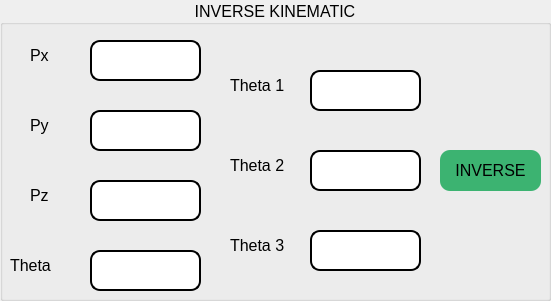
     <widget class="QGroupBox" name="groupBox_IK">
      <property name="geometry">
       <rect>
        <x>610</x>
        <y>360</y>
        <width>551</width>
        <height>301</height>
       </rect>
      </property>
      <property name="font">
       <font>
        <pointsize>12</pointsize>
        <weight>50</weight>
        <bold>false</bold>
       </font>
      </property>
      <property name="layoutDirection">
       <enum>Qt::LeftToRight</enum>
      </property>
      <property name="title">
       <string>INVERSE KINEMATIC</string>
      </property>
      <property name="alignment">
       <set>Qt::AlignCenter</set>
      </property>
      <property name="flat">
       <bool>false</bool>
      </property>
      <property name="checkable">
       <bool>false</bool>
      </property>
      <widget class="QLineEdit" name="lineEdit_IK_Px">
       <property name="geometry">
        <rect>
         <x>90</x>
         <y>40</y>
         <width>111</width>
         <height>41</height>
        </rect>
       </property>
       <property name="font">
        <font>
         <pointsize>12</pointsize>
        </font>
       </property>
       <property name="styleSheet">
        <string notr="true">QLineEdit{
border: 2px solid rgb(0, 0, 0);
border-radius: 10px;
}</string>
       </property>
       <property name="text">
        <string/>
       </property>
      </widget>
      <widget class="QLineEdit" name="lineEdit_IK_Py">
       <property name="geometry">
        <rect>
         <x>90</x>
         <y>110</y>
         <width>111</width>
         <height>41</height>
        </rect>
       </property>
       <property name="font">
        <font>
         <pointsize>12</pointsize>
        </font>
       </property>
       <property name="styleSheet">
        <string notr="true">QLineEdit{
border: 2px solid rgb(0, 0, 0);
border-radius: 10px;
}</string>
       </property>
       <property name="text">
        <string/>
       </property>
      </widget>
      <widget class="QLineEdit" name="lineEdit_IK_Pz">
       <property name="geometry">
        <rect>
         <x>90</x>
         <y>180</y>
         <width>111</width>
         <height>41</height>
        </rect>
       </property>
       <property name="font">
        <font>
         <pointsize>12</pointsize>
        </font>
       </property>
       <property name="styleSheet">
        <string notr="true">QLineEdit{
border: 2px solid rgb(0, 0, 0);
border-radius: 10px;
}</string>
       </property>
       <property name="text">
        <string/>
       </property>
      </widget>
      <widget class="QLabel" name="label_10">
       <property name="geometry">
        <rect>
         <x>30</x>
         <y>40</y>
         <width>41</width>
         <height>31</height>
        </rect>
       </property>
       <property name="font">
        <font>
         <pointsize>12</pointsize>
        </font>
       </property>
       <property name="text">
        <string>&lt;html&gt;&lt;head/&gt;&lt;body&gt;&lt;p&gt;Px&lt;/p&gt;&lt;/body&gt;&lt;/html&gt;</string>
       </property>
      </widget>
      <widget class="QLineEdit" name="lineEdit_IK_th2">
       <property name="geometry">
        <rect>
         <x>310</x>
         <y>150</y>
         <width>111</width>
         <height>41</height>
        </rect>
       </property>
       <property name="font">
        <font>
         <pointsize>12</pointsize>
        </font>
       </property>
       <property name="styleSheet">
        <string notr="true">QLineEdit{
border: 2px solid rgb(0, 0, 0);
border-radius: 10px;
}</string>
       </property>
       <property name="text">
        <string/>
       </property>
      </widget>
      <widget class="QLineEdit" name="lineEdit_IK_th1">
       <property name="geometry">
        <rect>
         <x>310</x>
         <y>70</y>
         <width>111</width>
         <height>41</height>
        </rect>
       </property>
       <property name="font">
        <font>
         <pointsize>12</pointsize>
        </font>
       </property>
       <property name="styleSheet">
        <string notr="true">QLineEdit{
border: 2px solid rgb(0, 0, 0);
border-radius: 10px;
}</string>
       </property>
       <property name="text">
        <string/>
       </property>
      </widget>
      <widget class="QLineEdit" name="lineEdit_IK_th3">
       <property name="geometry">
        <rect>
         <x>310</x>
         <y>230</y>
         <width>111</width>
         <height>41</height>
        </rect>
       </property>
       <property name="font">
        <font>
         <pointsize>12</pointsize>
        </font>
       </property>
       <property name="styleSheet">
        <string notr="true">QLineEdit{
border: 2px solid rgb(0, 0, 0);
border-radius: 10px;
}</string>
       </property>
       <property name="text">
        <string/>
       </property>
      </widget>
      <widget class="QPushButton" name="pushButton_IK">
       <property name="geometry">
        <rect>
         <x>440</x>
         <y>150</y>
         <width>101</width>
         <height>41</height>
        </rect>
       </property>
       <property name="font">
        <font>
         <pointsize>12</pointsize>
        </font>
       </property>
       <property name="styleSheet">
        <string notr="true">QPushButton{
border-radius: 10px;
background-color: #3cb371;
}

QPushButton:pressed {
    padding-top: 5px;
    padding-left: 5px;
}
</string>
       </property>
       <property name="text">
        <string>INVERSE</string>
       </property>
       <property name="flat">
        <bool>false</bool>
       </property>
      </widget>
      <widget class="QLabel" name="label_11">
       <property name="geometry">
        <rect>
         <x>30</x>
         <y>110</y>
         <width>41</width>
         <height>31</height>
        </rect>
       </property>
       <property name="font">
        <font>
         <pointsize>12</pointsize>
        </font>
       </property>
       <property name="text">
        <string>&lt;html&gt;&lt;head/&gt;&lt;body&gt;&lt;p&gt;Py&lt;/p&gt;&lt;/body&gt;&lt;/html&gt;</string>
       </property>
      </widget>
      <widget class="QLabel" name="label_12">
       <property name="geometry">
        <rect>
         <x>30</x>
         <y>180</y>
         <width>41</width>
         <height>31</height>
        </rect>
       </property>
       <property name="font">
        <font>
         <pointsize>12</pointsize>
        </font>
       </property>
       <property name="text">
        <string>&lt;html&gt;&lt;head/&gt;&lt;body&gt;&lt;p&gt;Pz&lt;/p&gt;&lt;/body&gt;&lt;/html&gt;</string>
       </property>
      </widget>
      <widget class="QLineEdit" name="lineEdit_IK_th">
       <property name="geometry">
        <rect>
         <x>90</x>
         <y>250</y>
         <width>111</width>
         <height>41</height>
        </rect>
       </property>
       <property name="font">
        <font>
         <pointsize>12</pointsize>
        </font>
       </property>
       <property name="styleSheet">
        <string notr="true">QLineEdit{
border: 2px solid rgb(0, 0, 0);
border-radius: 10px;
}</string>
       </property>
       <property name="text">
        <string/>
       </property>
      </widget>
      <widget class="QLabel" name="label_22">
       <property name="geometry">
        <rect>
         <x>230</x>
         <y>70</y>
         <width>81</width>
         <height>31</height>
        </rect>
       </property>
       <property name="font">
        <font>
         <pointsize>12</pointsize>
        </font>
       </property>
       <property name="text">
        <string>&lt;html&gt;&lt;head/&gt;&lt;body&gt;&lt;p&gt;Theta 1&lt;/p&gt;&lt;/body&gt;&lt;/html&gt;</string>
       </property>
      </widget>
      <widget class="QLabel" name="label_23">
       <property name="geometry">
        <rect>
         <x>230</x>
         <y>230</y>
         <width>81</width>
         <height>31</height>
        </rect>
       </property>
       <property name="font">
        <font>
         <pointsize>12</pointsize>
        </font>
       </property>
       <property name="text">
        <string>&lt;html&gt;&lt;head/&gt;&lt;body&gt;&lt;p&gt;Theta 3&lt;/p&gt;&lt;/body&gt;&lt;/html&gt;</string>
       </property>
      </widget>
      <widget class="QLabel" name="label_24">
       <property name="geometry">
        <rect>
         <x>230</x>
         <y>150</y>
         <width>81</width>
         <height>31</height>
        </rect>
       </property>
       <property name="font">
        <font>
         <pointsize>12</pointsize>
        </font>
       </property>
       <property name="text">
        <string>&lt;html&gt;&lt;head/&gt;&lt;body&gt;&lt;p&gt;Theta 2&lt;/p&gt;&lt;/body&gt;&lt;/html&gt;</string>
       </property>
      </widget>
      <widget class="QLabel" name="label_25">
       <property name="geometry">
        <rect>
         <x>10</x>
         <y>250</y>
         <width>61</width>
         <height>31</height>
        </rect>
       </property>
       <property name="font">
        <font>
         <pointsize>12</pointsize>
        </font>
       </property>
       <property name="text">
        <string>&lt;html&gt;&lt;head/&gt;&lt;body&gt;&lt;p&gt;Theta&lt;/p&gt;&lt;/body&gt;&lt;/html&gt;</string>
       </property>
      </widget>
     </widget>
